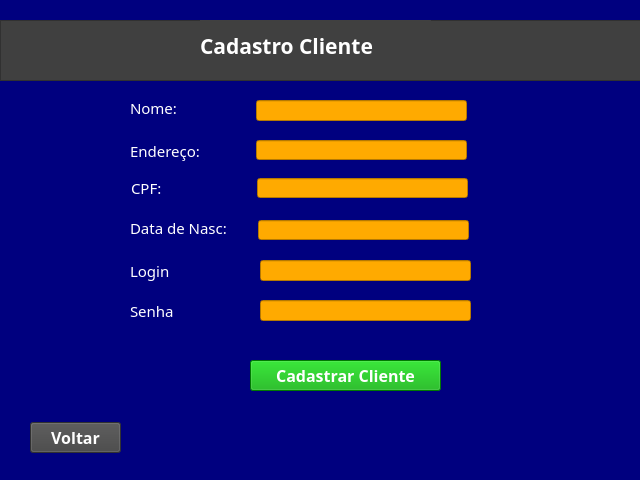
<?xml version="1.0" encoding="UTF-8"?>
<ui version="4.0">
 <class>MainWindow</class>
 <widget class="QMainWindow" name="MainWindow">
  <property name="geometry">
   <rect>
    <x>0</x>
    <y>0</y>
    <width>640</width>
    <height>480</height>
   </rect>
  </property>
  <property name="windowTitle">
   <string>MainWindow</string>
  </property>
  <property name="styleSheet">
   <string notr="true">background-color: rgb(0, 0, 127);</string>
  </property>
  <widget class="QWidget" name="centralwidget">
   <widget class="QLabel" name="label_2">
    <property name="geometry">
     <rect>
      <x>130</x>
      <y>100</y>
      <width>61</width>
      <height>16</height>
     </rect>
    </property>
    <property name="font">
     <font>
      <family>Noto Sans</family>
      <pointsize>11</pointsize>
      <weight>50</weight>
      <bold>false</bold>
     </font>
    </property>
    <property name="styleSheet">
     <string notr="true">color: rgb(255, 255, 255);</string>
    </property>
    <property name="text">
     <string>Nome:</string>
    </property>
   </widget>
   <widget class="QLineEdit" name="lineEdit_4">
    <property name="geometry">
     <rect>
      <x>258</x>
      <y>220</y>
      <width>211</width>
      <height>20</height>
     </rect>
    </property>
    <property name="styleSheet">
     <string notr="true">background-color: rgb(255, 170, 0);
color: rgb(0, 0, 0);</string>
    </property>
   </widget>
   <widget class="QLineEdit" name="lineEdit">
    <property name="geometry">
     <rect>
      <x>256</x>
      <y>100</y>
      <width>211</width>
      <height>21</height>
     </rect>
    </property>
    <property name="styleSheet">
     <string notr="true">background-color: rgb(255, 170, 0);
color: rgb(0, 0, 0);</string>
    </property>
   </widget>
   <widget class="QLineEdit" name="lineEdit_2">
    <property name="geometry">
     <rect>
      <x>256</x>
      <y>140</y>
      <width>211</width>
      <height>20</height>
     </rect>
    </property>
    <property name="styleSheet">
     <string notr="true">background-color: rgb(255, 170, 0);
color: rgb(0, 0, 0);</string>
    </property>
   </widget>
   <widget class="QLineEdit" name="lineEdit_3">
    <property name="geometry">
     <rect>
      <x>257</x>
      <y>178</y>
      <width>211</width>
      <height>20</height>
     </rect>
    </property>
    <property name="styleSheet">
     <string notr="true">background-color: rgb(255, 170, 0);
color: rgb(0, 0, 0);</string>
    </property>
   </widget>
   <widget class="QLabel" name="label_5">
    <property name="geometry">
     <rect>
      <x>130</x>
      <y>140</y>
      <width>91</width>
      <height>21</height>
     </rect>
    </property>
    <property name="font">
     <font>
      <family>Noto Sans</family>
      <pointsize>11</pointsize>
      <weight>50</weight>
      <bold>false</bold>
     </font>
    </property>
    <property name="styleSheet">
     <string notr="true">color: rgb(255, 255, 255);</string>
    </property>
    <property name="text">
     <string>Endereço:</string>
    </property>
   </widget>
   <widget class="QLabel" name="label_6">
    <property name="geometry">
     <rect>
      <x>131</x>
      <y>180</y>
      <width>61</width>
      <height>16</height>
     </rect>
    </property>
    <property name="font">
     <font>
      <family>Noto Sans</family>
      <pointsize>11</pointsize>
      <weight>50</weight>
      <bold>false</bold>
     </font>
    </property>
    <property name="styleSheet">
     <string notr="true">color: rgb(255, 255, 255);</string>
    </property>
    <property name="text">
     <string>CPF:</string>
    </property>
   </widget>
   <widget class="QLabel" name="label_7">
    <property name="geometry">
     <rect>
      <x>130</x>
      <y>220</y>
      <width>121</width>
      <height>16</height>
     </rect>
    </property>
    <property name="font">
     <font>
      <family>Noto Sans</family>
      <pointsize>11</pointsize>
      <weight>50</weight>
      <bold>false</bold>
     </font>
    </property>
    <property name="styleSheet">
     <string notr="true">color: rgb(255, 255, 255);</string>
    </property>
    <property name="text">
     <string>Data de Nasc:</string>
    </property>
   </widget>
   <widget class="QPushButton" name="pushButton">
    <property name="geometry">
     <rect>
      <x>250</x>
      <y>360</y>
      <width>191</width>
      <height>31</height>
     </rect>
    </property>
    <property name="font">
     <font>
      <family>Agency FB</family>
      <pointsize>12</pointsize>
      <weight>75</weight>
      <bold>true</bold>
     </font>
    </property>
    <property name="styleSheet">
     <string notr="true">color: rgb(255, 255, 255);
background-color: rgb(0, 170, 0);</string>
    </property>
    <property name="text">
     <string>Cadastrar Cliente</string>
    </property>
   </widget>
   <widget class="QPushButton" name="pushButton_2">
    <property name="geometry">
     <rect>
      <x>30</x>
      <y>422</y>
      <width>91</width>
      <height>31</height>
     </rect>
    </property>
    <property name="font">
     <font>
      <family>Agency FB</family>
      <pointsize>12</pointsize>
      <weight>75</weight>
      <bold>true</bold>
     </font>
    </property>
    <property name="styleSheet">
     <string notr="true">color: rgb(255, 255, 255);
background-color: rgb(68, 68, 68);</string>
    </property>
    <property name="text">
     <string>Voltar</string>
    </property>
   </widget>
   <widget class="QFrame" name="frame">
    <property name="geometry">
     <rect>
      <x>0</x>
      <y>20</y>
      <width>651</width>
      <height>61</height>
     </rect>
    </property>
    <property name="styleSheet">
     <string notr="true">background-color: rgb(64, 64, 64);</string>
    </property>
    <property name="frameShape">
     <enum>QFrame::StyledPanel</enum>
    </property>
    <property name="frameShadow">
     <enum>QFrame::Raised</enum>
    </property>
    <widget class="QLabel" name="label">
     <property name="geometry">
      <rect>
       <x>200</x>
       <y>0</y>
       <width>231</width>
       <height>51</height>
      </rect>
     </property>
     <property name="font">
      <font>
       <family>Bahnschrift</family>
       <pointsize>16</pointsize>
       <weight>75</weight>
       <bold>true</bold>
      </font>
     </property>
     <property name="styleSheet">
      <string notr="true">color: rgb(255, 255, 255);</string>
     </property>
     <property name="text">
      <string>Cadastro Cliente</string>
     </property>
    </widget>
   </widget>
   <widget class="QLabel" name="label_3">
    <property name="geometry">
     <rect>
      <x>130</x>
      <y>260</y>
      <width>61</width>
      <height>21</height>
     </rect>
    </property>
    <property name="font">
     <font>
      <family>Noto Sans</family>
      <pointsize>11</pointsize>
      <weight>50</weight>
      <bold>false</bold>
     </font>
    </property>
    <property name="styleSheet">
     <string notr="true">color: rgb(255, 255, 255);</string>
    </property>
    <property name="text">
     <string>Login</string>
    </property>
   </widget>
   <widget class="QLineEdit" name="lineEdit_5">
    <property name="geometry">
     <rect>
      <x>260</x>
      <y>260</y>
      <width>211</width>
      <height>21</height>
     </rect>
    </property>
    <property name="styleSheet">
     <string notr="true">background-color: rgb(255, 170, 0);
color: rgb(0, 0, 0);</string>
    </property>
   </widget>
   <widget class="QLabel" name="label_4">
    <property name="geometry">
     <rect>
      <x>130</x>
      <y>300</y>
      <width>61</width>
      <height>21</height>
     </rect>
    </property>
    <property name="font">
     <font>
      <family>Noto Sans</family>
      <pointsize>11</pointsize>
      <weight>50</weight>
      <bold>false</bold>
     </font>
    </property>
    <property name="styleSheet">
     <string notr="true">color: rgb(255, 255, 255);</string>
    </property>
    <property name="text">
     <string>Senha</string>
    </property>
   </widget>
   <widget class="QLineEdit" name="lineEdit_6">
    <property name="geometry">
     <rect>
      <x>260</x>
      <y>300</y>
      <width>211</width>
      <height>21</height>
     </rect>
    </property>
    <property name="styleSheet">
     <string notr="true">background-color: rgb(255, 170, 0);
color: rgb(0, 0, 0);</string>
    </property>
   </widget>
  </widget>
  <widget class="QStatusBar" name="statusbar"/>
 </widget>
 <resources/>
 <connections/>
</ui>
